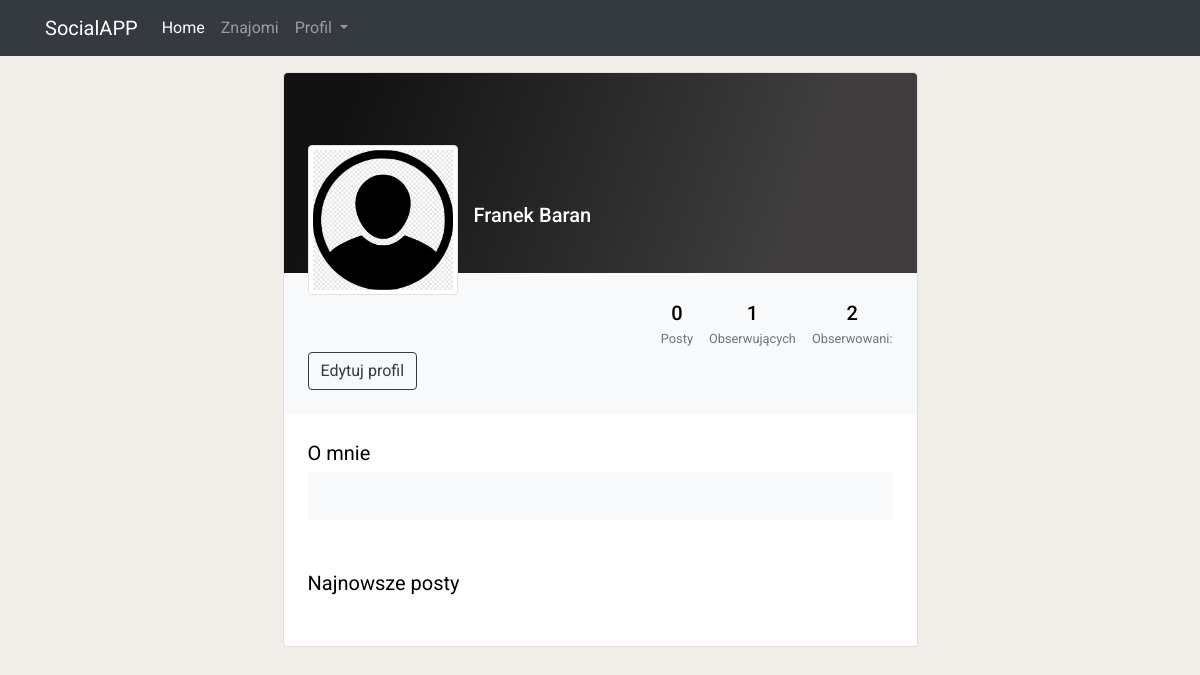
The app's page /your_profile/ (signed in), older data.
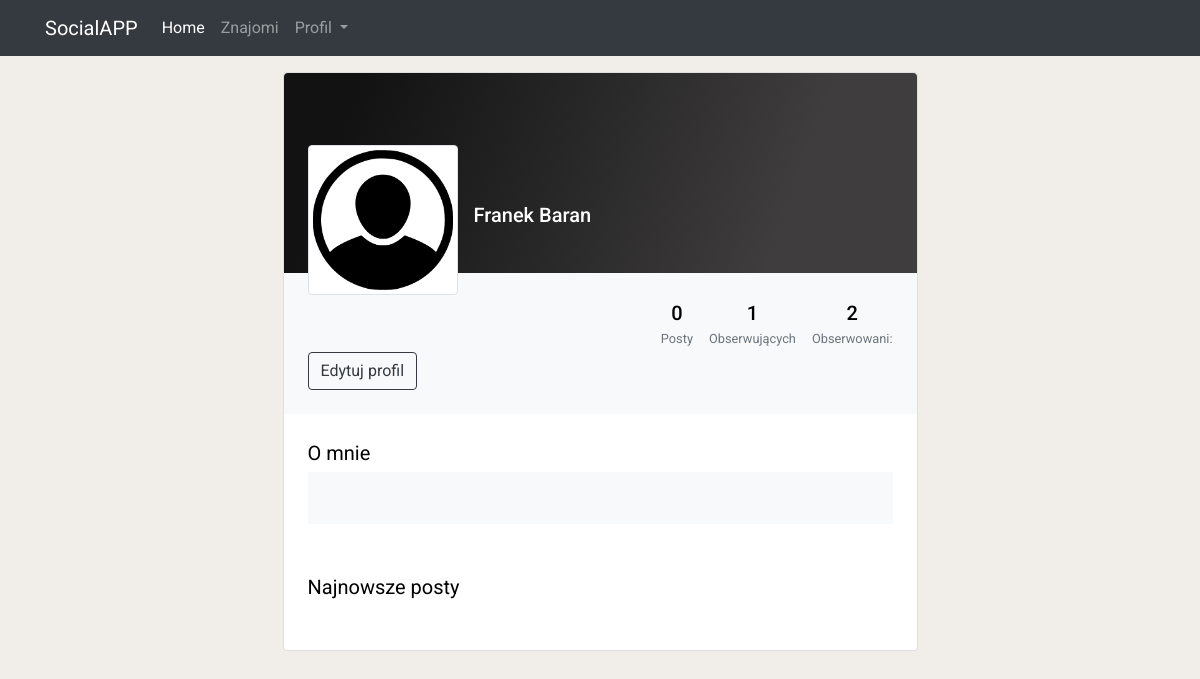
The same page, newer data.
### App/models.py (models this page shows)
class UserProfile(models.Model):
    user = models.OneToOneField(User, on_delete=models.CASCADE, related_name='userprofile')
    name = models.CharField(max_length=100)
    last_name = models.CharField(max_length=100)
    email = models.EmailField(null=True)
    creation_date = models.DateTimeField(auto_now_add=True, null=True)
    profile_pic = models.ImageField(default='user_white.png')
    followers = models.ManyToManyField('self',blank=True, symmetrical=False)
    profile_description = models.TextField(max_length=150, null=True, blank=True)
    def __str__(self):
        return f"{self.name} {self.last_name}"

### App/views.py (the view)
# urls.py: path('your_profile/', views.your_profile, name="your_profile"),
@user_passes_test(login_check, login_url='/check/')
def your_profile(request):
    user = UserProfile.objects.get(user=request.user)
    posts = user.posts.all()
    post_counter = posts.count()
    followers = UserProfile.objects.filter(followers=user).count()
    following = user.followers.count()
    context ={
        'user': user,
        'posts': posts,
        'followers': followers,
        'following': following,
        'post_counter': post_counter,
    }
    return render(request, 'App/your_profile.html', context)

### App/views.py (called while the page is built)
def login_check(user):
    return user.is_authenticated

### App/templates/App/your_profile.html (shortened to what this page needs)
{% extends 'App/base.html' %}
{% load crispy_forms_tags %}
{% load static %}
{% block content %}
<br>
<section class="h-100 gradient-custom-2">
    <div class="container py-5 h-100">
      <div class="row d-flex justify-content-center align-items-center h-100">
        <div class="col col-lg-9 col-xl-7">
          <div class="card">
            <div class="rounded-top text-white d-flex flex-row" style="background: linear-gradient(109.6deg, rgba(0, 0, 0, 0.93) 11.2%, rgb(63, 61, 61) 78.9%); height:200px;">
              <div class="ms-4 mt-5 d-flex flex-column" style="width: 150px;">
                <img src="{{ user.profile_pic.url }}"
                  alt="Generic placeholder image" class="img-fluid img-thumbnail mt-4 mb-2"
                  style="width: 150px; z-index: 1">
              </div>
              <div class="ms-3" style="margin-top: 130px;">
                <h5>{{ user }}</h5>
              </div>
            </div>
            <div class="p-4 text-black" style="background-color: #f8f9fa;">
              <div class="d-flex justify-content-end text-center py-1">
                <div>
                  <p class="mb-1 h5">{{post_counter}}</p>
                  <p class="small text-muted mb-0">Posty</p>
                </div>
                <div class="px-3">
                  <p class="mb-1 h5">{{followers}}</p>
                  <p class="small text-muted mb-0">Obserwujących</p>
                </div>
                <div>
                  <p class="mb-1 h5">{{following}}</p>
                  <p class="small text-muted mb-0">Obserwowani:</p>
                </div>
              </div>
              <a href="{% url 'edit_profile' %}"><button type="button" class="btn btn-outline-dark" data-mdb-ripple-color="dark"
                  style="z-index: 1;">
                  Edytuj profil
                </button></a>
            </div>
            <div class="card-body p-4 text-black">
              <div class="mb-5">
                <p class="lead fw-normal mb-1">O mnie</p>
                <div class="p-4" style="background-color: #f8f9fa;">
                </div>
              </div>
              <div class="d-flex justify-content-between align-items-center mb-4">
                <p class="lead fw-normal mb-0">Najnowsze posty</p>
              </div>
            </div>
          </div>
        </div>
      </div>
    </div>
  </section>
{% endblock %}

### App/templates/App/base.html (shortened to what this page needs)
{% load static %}
{% load i18n %}
<!DOCTYPE html>
<html lang="pl">
<head>
    <link href="https://cdn.jsdelivr.net/npm/bootstrap@5.3.0-alpha2/dist/css/bootstrap.min.css" rel="stylesheet">
    <link rel="stylesheet" type="text/css" href="https://maxcdn.bootstrapcdn.com/bootstrap/4.0.0/css/bootstrap.min.css">
    <link rel="stylesheet" type="text/css" href="{% static 'css/main.css' %}">
</head>
<body>
   {% include 'App/navbar.html' %}
    {% block content %}
    {% endblock %}
</body>
</html>

### App/templates/App/navbar.html (shortened to what this page needs)
{% load static %}
{% block content %}
<div class="container">
    <nav class="navbar navbar-expand-lg navbar-dark  bg-dark fixed-top">
        <div class="container">
        <a class="navbar-brand" href="{% url 'index' %}">SocialAPP</a>
        <div class="collapse navbar-collapse" id="navbarNavDropdown">
            <ul class="navbar-nav">
            <li class="nav-item">
                <a class="nav-link active" aria-current="page" href="{% url 'index' %}">Home</a>
            </li>
            <li class="nav-item">
                <a class="nav-link" href="{% url 'friends' %}">Znajomi</a>
            </li>
            <li class="nav-item dropdown">
                <a class="nav-link dropdown-toggle" href="#" role="button" data-bs-toggle="dropdown" aria-expanded="false">
                Profil
                </a>
            </li>
            </ul>
        </div>
        </div>
    </nav>
</div>
{% endblock %}

### static/css/main.css (style rules this page uses)
body { background: #f1eee9; font-family: "Roboto", sans-serif; }

Row changes from the older to the newer data that the page shows:
changed UserProfile "Franek Baran": profile_pic: picture added in place of a placeholder
